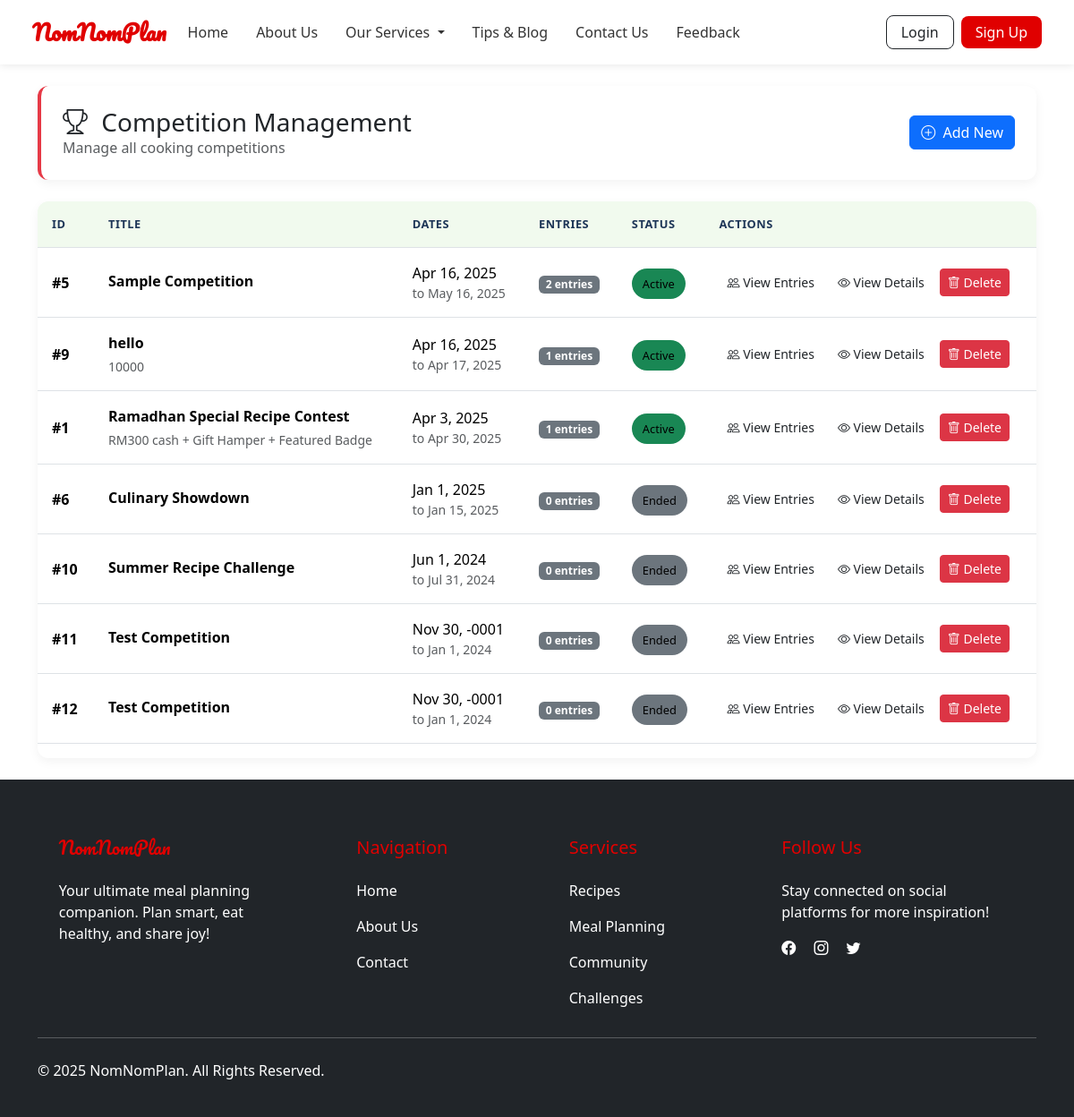
The page /competition-module/competition-list.php on the database its author committed.
### tables this page shows
CREATE TABLE `competitions` (
  `competition_id` int(11) NOT NULL,
  `title` varchar(100) NOT NULL,
  `description` text DEFAULT NULL,
  `start_date` date NOT NULL,
  `end_date` date NOT NULL,
  `winner_id` int(11) DEFAULT NULL,
  `winner_token` varchar(64) DEFAULT NULL,
  `announced_at` datetime DEFAULT NULL,
  `winning_recipe_id` int(11) DEFAULT NULL,
  `winner_announced_at` datetime DEFAULT NULL,
  `leading_recipe_id` int(11) DEFAULT NULL,
  `prize` varchar(100) DEFAULT NULL,
  `image_url` varchar(255) DEFAULT NULL,
  `created_at` timestamp NOT NULL DEFAULT current_timestamp(),
  `updated_at` timestamp NOT NULL DEFAULT current_timestamp() ON UPDATE current_timestamp(),
  `status` varchar(50) DEFAULT 'active',
  `winner_announced` tinyint(1) DEFAULT 0,
  `winner_recipe_id` int(11) DEFAULT NULL,
  `is_featured` tinyint(1) DEFAULT 0,
  `winner_name` varchar(255) DEFAULT NULL
);

### competition-module/competition-list.php (the view, shortened to what this page needs)
<?php
require_once '../includes/db.php';
$sql = "SELECT c.*, COUNT(ce.entry_id) as entry_count
        FROM competitions c
        LEFT JOIN competition_entries ce ON c.competition_id = ce.competition_id
        GROUP BY c.competition_id
        ORDER BY c.start_date DESC";
$result = $conn->query($sql);
?>
<!DOCTYPE html>
<html lang="en">
<head>
    <link href="https://cdn.jsdelivr.net/npm/bootstrap@5.3.2/dist/css/bootstrap.min.css" rel="stylesheet">
    <link href="https://cdn.jsdelivr.net/npm/bootstrap-icons@1.10.5/font/bootstrap-icons.css" rel="stylesheet">
</head>
<body>
<?php include '../navbar.php'; ?>
<main class="container py-4">
    <div class="page-header">
        <div class="d-flex justify-content-between align-items-center">
            <div>
                <h1 class="h3 mb-0"><i class="bi bi-trophy me-2"></i> Competition Management</h1>
                <p class="text-muted mb-0">Manage all cooking competitions</p>
            </div>
            <a href="add-competition.php" class="btn btn-primary">
                <i class="bi bi-plus-circle me-1"></i> Add New
            </a>
        </div>
    </div>
    <?php if ($result && $result->num_rows > 0): ?>
        <div class="table-responsive">
            <table class="table table-hover">
                <thead>
                    <tr>
                        <th>ID</th>
                        <th>Title</th>
                        <th>Dates</th>
                        <th>Entries</th>
                        <th>Status</th>
                        <th>Actions</th>
                    </tr>
                </thead>
                <tbody>
                    <?php while ($row = $result->fetch_assoc()):
                        $today = date('Y-m-d');
                        $status = ($today < $row['start_date']) ? 'Upcoming' :
                                 (($today > $row['end_date']) ? 'Ended' : 'Active');
                    ?>
                        <tr>
                            <td class="fw-semibold">#<?= $row['competition_id'] ?></td>
                            <td>
                                <strong><?= htmlspecialchars($row['title']) ?></strong>
                                <div class="text-muted small mt-1"><?= htmlspecialchars($row['prize']) ?></div>
                            </td>
                            <td>
                                <div class="d-flex flex-column">
                                    <span><?= date('M j, Y', strtotime($row['start_date'])) ?></span>
                                    <span class="text-muted small">to <?= date('M j, Y', strtotime($row['end_date'])) ?></span>
                                </div>
                            </td>
                            <td>
                                <span class="badge bg-secondary"><?= $row['entry_count'] ?> entries</span>
                            </td>
                            <td>
                                <span class="badge-status bg-<?=
                                    $status === 'Active' ? 'success' :
                                    ($status === 'Ended' ? 'secondary' : 'warning')
                                ?>">
                                    <?= $status ?>
                                </span>
                            </td>
                            <td>
                                <div class="d-flex gap-2">
                                    <a href="view-entries.php?id=<?= $row['competition_id'] ?>"
                                       class="btn btn-sm btn-view-entries btn-action">
                                        <i class="bi bi-people"></i> View Entries
                                    </a>
                                    <a href="view-competition-details.php?id=<?= $row['competition_id'] ?>"
                                       class="btn btn-sm btn-view-details btn-action">
                                        <i class="bi bi-eye"></i> View Details
                                    </a>
                                    <a href="delete-competition.php?id=<?= $row['competition_id'] ?>"
                                       class="btn btn-sm btn-danger btn-action"
                                       onclick="return confirm('Are you sure you want to delete this competition? All entries will be permanently removed.');">
                                        <i class="bi bi-trash"></i> Delete
                                    </a>
                                </div>
                            </td>
                        </tr>
                    <?php endwhile; ?>
                </tbody>
            </table>
        </div>
    <?php endif; ?>
</main>
<?php include '../includes/footer.php'; ?>
</body>
</html>

### navbar.php (shortened to what this page needs)
<?php
$basePath = '/meal-planner-app/';
?>
<!DOCTYPE html>
<html lang="en">
<head>
  <link href="https://cdn.jsdelivr.net/npm/bootstrap@5.3.2/dist/css/bootstrap.min.css" rel="stylesheet">
</head>
<body>
<nav class="navbar navbar-expand-lg navbar-light">
  <div class="container-fluid">
    <a class="navbar-brand" href="<?= $basePath ?>home.php">NomNomPlan</a>
    <div class="collapse navbar-collapse" id="navbarContent">
      <ul class="navbar-nav me-auto mb-2 mb-lg-0">
        <li class="nav-item"><a class="nav-link" href="<?= $basePath ?>home.php">Home</a></li>
        <li class="nav-item"><a class="nav-link" href="<?= $basePath ?>aboutus.php">About Us</a></li>
        <li class="nav-item dropdown">
          <a class="nav-link dropdown-toggle" href="#" id="servicesDropdown" role="button" data-bs-toggle="dropdown" aria-expanded="false">
            Our Services
          </a>
        </li>
        <li class="nav-item"><a class="nav-link" href="#">Tips & Blog</a></li>
        <li class="nav-item"><a class="nav-link" href="<?= $basePath ?>contactus.php">Contact Us</a></li>
        <li class="nav-item"><a class="nav-link" href="<?= $basePath ?>feedback.php">Feedback</a></li>
      </ul>
      <div class="d-flex align-items-center">
        <?php if (isset($_SESSION['user_id'])): ?>
          <span class="me-3">Hi, <?= htmlspecialchars($_SESSION['user_name']); ?></span>
          <a href="<?= $basePath ?>logout.php" class="btn btn-outline-dark">Logout</a>
        <?php else: ?>
          <button class="btn btn-outline-dark me-2" data-bs-toggle="modal" data-bs-target="#loginModal">Login</button>
          <button class="btn btn-signup" data-bs-toggle="modal" data-bs-target="#signupModal">Sign Up</button>
        <?php endif; ?>
      </div>
    </div>
  </div>
</nav>
</body>
</html>

### includes/footer.php (shortened to what this page needs)
<footer class="bg-dark text-white pt-5 pb-4">
  <div class="container text-md-left">
    <div class="row text-md-left">
      <div class="col-md-3 col-lg-3 col-xl-3 mx-auto mt-3">
        <h5 class="footer-title mb-4 font-weight-bold" style="color: #e00000; font-family: 'Pacifico', cursive;">NomNomPlan</h5>
        <p class="text-white">Your ultimate meal planning companion. Plan smart, eat healthy, and share joy!</p>
      </div>
      <div class="col-md-2 col-lg-2 col-xl-2 mx-auto mt-3">
        <h5 class="footer-title mb-4 font-weight-bold" style="color: #e00000;">Navigation</h5>
        <p><a href="home.php" class="text-white text-decoration-none">Home</a></p>
        <p><a href="#" class="text-white text-decoration-none">About Us</a></p>
        <p><a href="#" class="text-white text-decoration-none">Contact</a></p>
      </div>
      <div class="col-md-3 col-lg-2 col-xl-2 mx-auto mt-3">
        <h5 class="footer-title mb-4 font-weight-bold" style="color: #e00000;">Services</h5>
        <p><a href="recipe-modules/recipe-management.php" class="text-white text-decoration-none">Recipes</a></p>
        <p><a href="meal-planning-module/meal-plan.php" class="text-white text-decoration-none">Meal Planning</a></p>
        <p><a href="community-module/community.php" class="text-white text-decoration-none">Community</a></p>
        <p><a href="competition-module/competition.php" class="text-white text-decoration-none">Challenges</a></p>
      </div>
      <div class="col-md-4 col-lg-3 col-xl-3 mx-auto mt-3">
        <h5 class="footer-title mb-4 font-weight-bold" style="color: #e00000;">Follow Us</h5>
        <p class="text-white">Stay connected on social platforms for more inspiration!</p>
        <a href="#" class="text-white me-3"><i class="bi bi-facebook"></i></a>
        <a href="#" class="text-white me-3"><i class="bi bi-instagram"></i></a>
        <a href="#" class="text-white me-3"><i class="bi bi-twitter"></i></a>
      </div>
    </div>
    <hr class="mb-4">
    <div class="row align-items-center">
      <div class="col-md-7 col-lg-8">
        <p class="text-white">&copy; 2025 NomNomPlan. All Rights Reserved.</p>
      </div>
    </div>
  </div>
</footer>
<link rel="stylesheet" href="https://cdn.jsdelivr.net/npm/bootstrap-icons@1.10.5/font/bootstrap-icons.css">

### competition-module/competition-list.php (style rules this page uses)
:root { --primary-color: #E63946; --success-color: #2A9D8F; --warning-color: #F4A261; --secondary-color: #457B9D; --dark-color: #1D3557; --light-color: #F1FAEE; }
body { background-color: #f8fafc; font-family: 'Inter', sans-serif; }
.page-header { background-color: white; border-radius: 12px; padding: 1.5rem; margin-bottom: 1.5rem; box-shadow: 0 4px 12px rgba(0, 0, 0, 0.05); border-left: 4px solid var(--primary-color); }
.table-responsive { border-radius: 12px; overflow: hidden; box-shadow: 0 4px 12px rgba(0, 0, 0, 0.05); }
.table { margin-bottom: 0; }
.table thead th { background-color: var(--light-color); color: var(--dark-color); font-weight: 600; padding: 1rem; text-transform: uppercase; font-size: 0.8rem; letter-spacing: 0.5px; }
.table tbody td { padding: 1rem; vertical-align: middle; }
.badge-status { padding: 0.5rem 0.75rem; border-radius: 50px; font-weight: 500; font-size: 0.8rem; }
.btn-action { padding: 0.5rem 1rem; font-size: 0.85rem; border-radius: 8px; transition: all 0.2s; }
.btn-view-entries { background-color: var(--secondary-color); color: white; border: none; }
.btn-view-details { background-color: var(--success-color); color: white; border: none; }

### navbar.php (style rules this page uses)
:root { --primary: #e00000; --secondary: rgb(238, 140, 140); }
.navbar { background-color: #ffffff; box-shadow: 0 2px 8px rgba(0, 0, 0, 0.08); padding: 0.8rem 1.5rem; }
.navbar-brand { font-weight: 700; font-size: 1.5rem; color: #e00000; font-family: 'Pacifico', cursive; }
.nav-link { margin-right: 15px; font-weight: 500; color: #333; }
.btn-signup { background-color: #e00000; color: white; border-radius: 8px; padding: 6px 16px; font-weight: 500; border: none; }
.btn-outline-dark { border-radius: 8px; padding: 6px 16px; font-weight: 500; }

### rows shown on the page
competitions: competition_id "5", title "Sample Competition", start_date "Apr 16, 2025", end_date "May 16, 2025", entry_count "2"
competitions: competition_id "9", title "hello", prize "10000", start_date "Apr 16, 2025", end_date "Apr 17, 2025", entry_count "1"
competitions: competition_id "1", title "Ramadhan Special Recipe Contest", prize "RM300 cash + Gift Hamper + Featured Badge", start_date "Apr 3, 2025", end_date "Apr 30, 2025", entry_count "1"
competitions: competition_id "6", title "Culinary Showdown", start_date "Jan 1, 2025", end_date "Jan 15, 2025", entry_count "0"
competitions: competition_id "10", title "Summer Recipe Challenge", start_date "Jun 1, 2024", end_date "Jul 31, 2024", entry_count "0"
competitions: competition_id "11", title "Test Competition", start_date "Nov 30, -0001", end_date "Jan 1, 2024", entry_count "0"
competitions: competition_id "12", title "Test Competition", start_date "Nov 30, -0001", end_date "Jan 1, 2024", entry_count "0"
